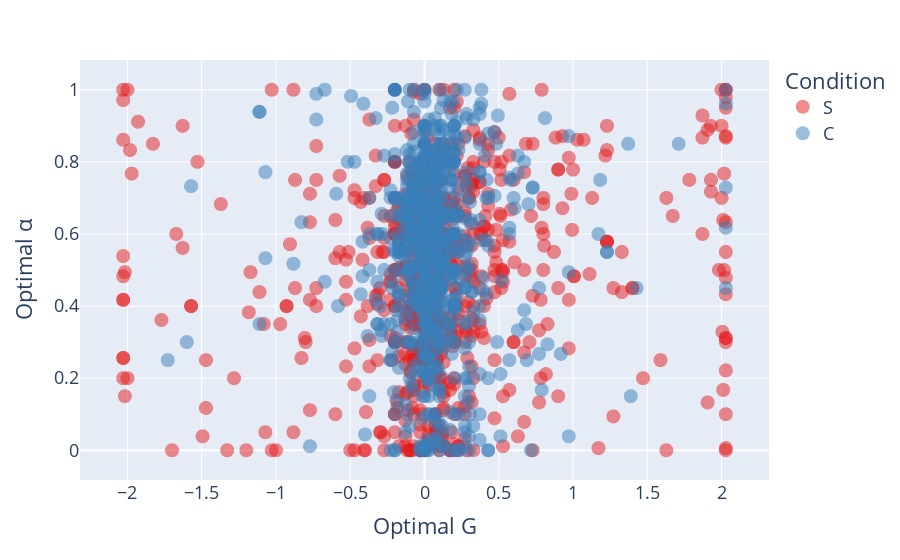

Here is the notebook cell this chart was saved with:
### Code cell
fig = px.scatter(
    arbor_stats_df,
    x="optimal G",
    y="optimal alpha",
    color=arbor_stats_df["condition"].astype(str),
    hover_name="arbor name",
    opacity=0.5,
    color_discrete_sequence=px.colors.qualitative.Set1,
)

fig.update_traces(marker=dict(size=14))
fig.update_layout(
    font=dict(size=18),
    legend_title_text="Condition",
    xaxis_title="Optimal G",
    yaxis_title="Optimal α",
    showlegend=True
)

fig.show()
fig.write_html("docs/Optimal_G_alpha_condition.html")

### Figure 1 — Plotly figure (JSON) as saved in the notebook; plotly's stock layout.template omitted (floating-point values rounded to 4 significant figures; data arrays with more than 128 entries replaced by an {"elided": "..."} marker saying what was removed)
{"data": [{"hovertemplate": "<b>%{hovertext}</b><br><br>color=S<br>optimal G=%{x}<br>optimal alpha=%{y}<extra></extra>", "hovertext": {"elided": "777 str values"}, "legendgroup": "S", "marker": {"color": "rgb(228,26,28)", "opacity": 0.5, "size": 14, "symbol": "circle"}, "mode": "markers", "name": "S", "showlegend": true, "type": "scattergl", "x": {"elided": "777 float values"}, "xaxis": "x", "y": {"elided": "777 float values"}, "yaxis": "y"}, {"hovertemplate": "<b>%{hovertext}</b><br><br>color=C<br>optimal G=%{x}<br>optimal alpha=%{y}<extra></extra>", "hovertext": {"elided": "809 str values"}, "legendgroup": "C", "marker": {"color": "rgb(55,126,184)", "opacity": 0.5, "size": 14, "symbol": "circle"}, "mode": "markers", "name": "C", "showlegend": true, "type": "scattergl", "x": {"elided": "809 float values"}, "xaxis": "x", "y": {"elided": "809 float values"}, "yaxis": "y"}], "layout": {"autosize": true, "font": {"size": 18}, "legend": {"title": {"text": "Condition"}, "tracegroupgap": 0}, "margin": {"t": 60}, "showlegend": true, "xaxis": {"anchor": "y", "autorange": true, "domain": [0, 1], "range": [-2.308, 2.308], "title": {"text": "Optimal G"}, "type": "linear"}, "yaxis": {"anchor": "x", "autorange": true, "domain": [0, 1], "range": [-0.1094, 1.109], "title": {"text": "Optimal α"}, "type": "linear"}}}
